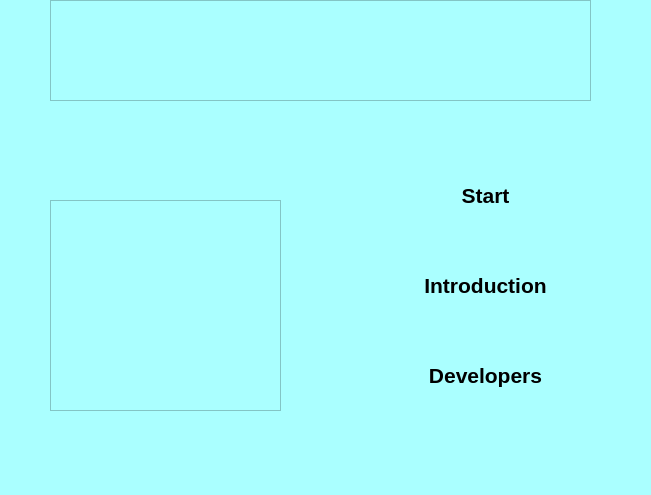
<?xml version="1.0" encoding="UTF-8"?>
<ui version="4.0">
 <class>MainWindow</class>
 <widget class="QMainWindow" name="MainWindow">
  <property name="geometry">
   <rect>
    <x>0</x>
    <y>0</y>
    <width>651</width>
    <height>495</height>
   </rect>
  </property>
  <property name="windowTitle">
   <string>MainWindow</string>
  </property>
  <property name="styleSheet">
   <string notr="true">background-color: rgb(170, 255, 255);</string>
  </property>
  <widget class="QWidget" name="centralwidget">
   <widget class="QPushButton" name="Start">
    <property name="geometry">
     <rect>
      <x>360</x>
      <y>160</y>
      <width>251</width>
      <height>71</height>
     </rect>
    </property>
    <property name="font">
     <font>
      <pointsize>16</pointsize>
      <weight>75</weight>
      <bold>true</bold>
     </font>
    </property>
    <property name="text">
     <string>Start</string>
    </property>
    <property name="autoDefault">
     <bool>false</bool>
    </property>
    <property name="default">
     <bool>false</bool>
    </property>
    <property name="flat">
     <bool>true</bool>
    </property>
   </widget>
   <widget class="QPushButton" name="pushButton_3">
    <property name="geometry">
     <rect>
      <x>360</x>
      <y>340</y>
      <width>251</width>
      <height>71</height>
     </rect>
    </property>
    <property name="font">
     <font>
      <pointsize>16</pointsize>
      <weight>75</weight>
      <bold>true</bold>
     </font>
    </property>
    <property name="text">
     <string>Developers</string>
    </property>
    <property name="flat">
     <bool>true</bool>
    </property>
   </widget>
   <widget class="QPushButton" name="pushButton_2">
    <property name="geometry">
     <rect>
      <x>340</x>
      <y>250</y>
      <width>291</width>
      <height>71</height>
     </rect>
    </property>
    <property name="font">
     <font>
      <pointsize>16</pointsize>
      <weight>75</weight>
      <bold>true</bold>
     </font>
    </property>
    <property name="text">
     <string>Introduction</string>
    </property>
    <property name="flat">
     <bool>true</bool>
    </property>
   </widget>
   <widget class="QGraphicsView" name="graphicsView">
    <property name="geometry">
     <rect>
      <x>50</x>
      <y>200</y>
      <width>231</width>
      <height>211</height>
     </rect>
    </property>
    <property name="autoFillBackground">
     <bool>false</bool>
    </property>
    <property name="styleSheet">
     <string notr="true">background-image: url(:/new/prefix1/headimg/head.png);</string>
    </property>
   </widget>
   <widget class="QGraphicsView" name="graphicsView_2">
    <property name="geometry">
     <rect>
      <x>50</x>
      <y>0</y>
      <width>541</width>
      <height>101</height>
     </rect>
    </property>
    <property name="styleSheet">
     <string notr="true">background-image: url(:/new/prefix1/headimg/title.png);</string>
    </property>
   </widget>
  </widget>
  <widget class="QMenuBar" name="menubar">
   <property name="geometry">
    <rect>
     <x>0</x>
     <y>0</y>
     <width>651</width>
     <height>26</height>
    </rect>
   </property>
  </widget>
  <widget class="QStatusBar" name="statusbar"/>
 </widget>
 <resources/>
 <connections/>
</ui>
